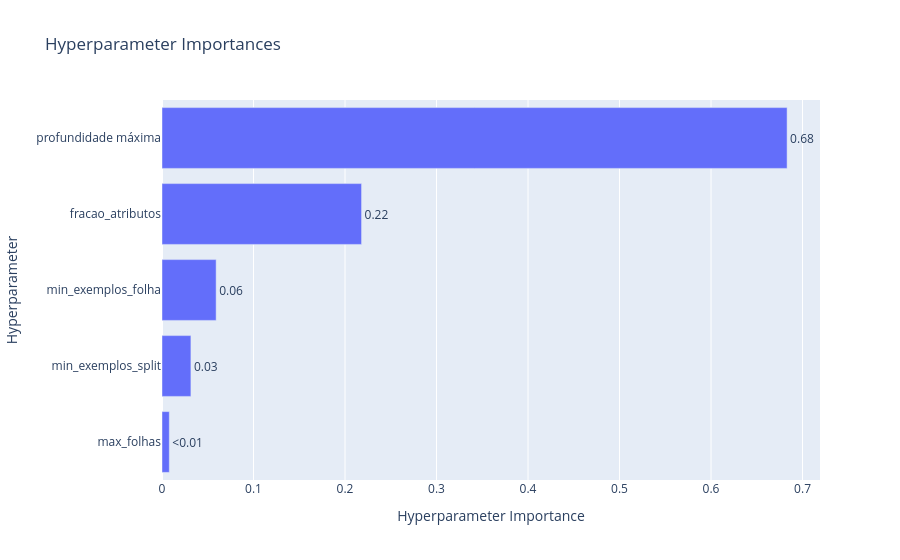

The notebook cell this image was saved under:
### Markdown cell above
O gráfico do histórico acima mostra que o melhor RMSE médio de validação cruzada caiu em degraus nas primeiras tentativas, de cerca de $19.6\ K$ para aproximadamente $18.85\ K$, $18.62\ K$ (na tentativa $11$) e $18.42\ K$ (tentativa $29$), sem melhora nas tentativas seguintes.

### Code cell
vis.plot_param_importances(estudo_arvore)

### Figure 1 — Plotly figure (JSON) as saved in the notebook; plotly's stock layout.template omitted (floating-point values rounded to 4 significant figures)
{"data": [{"cliponaxis": false, "hovertemplate": ["max_folhas (IntDistribution): 0.00800210347682775<extra></extra>", "min_exemplos_split (IntDistribution): 0.03159345622990025<extra></extra>", "min_exemplos_folha (IntDistribution): 0.05916283251009879<extra></extra>", "fracao_atributos (FloatDistribution): 0.21810178921131296<extra></extra>", "profundidade máxima (IntDistribution): 0.6831398185718603<extra></extra>"], "name": "Objective Value", "orientation": "h", "text": ["<0.01", "0.03", "0.06", "0.22", "0.68"], "textposition": "outside", "type": "bar", "x": [0.008002, 0.03159, 0.05916, 0.2181, 0.6831], "y": ["max_folhas", "min_exemplos_split", "min_exemplos_folha", "fracao_atributos", "profundidade máxima"]}], "layout": {"title": {"text": "Hyperparameter Importances"}, "xaxis": {"title": {"text": "Hyperparameter Importance"}}, "yaxis": {"title": {"text": "Hyperparameter"}}}}
